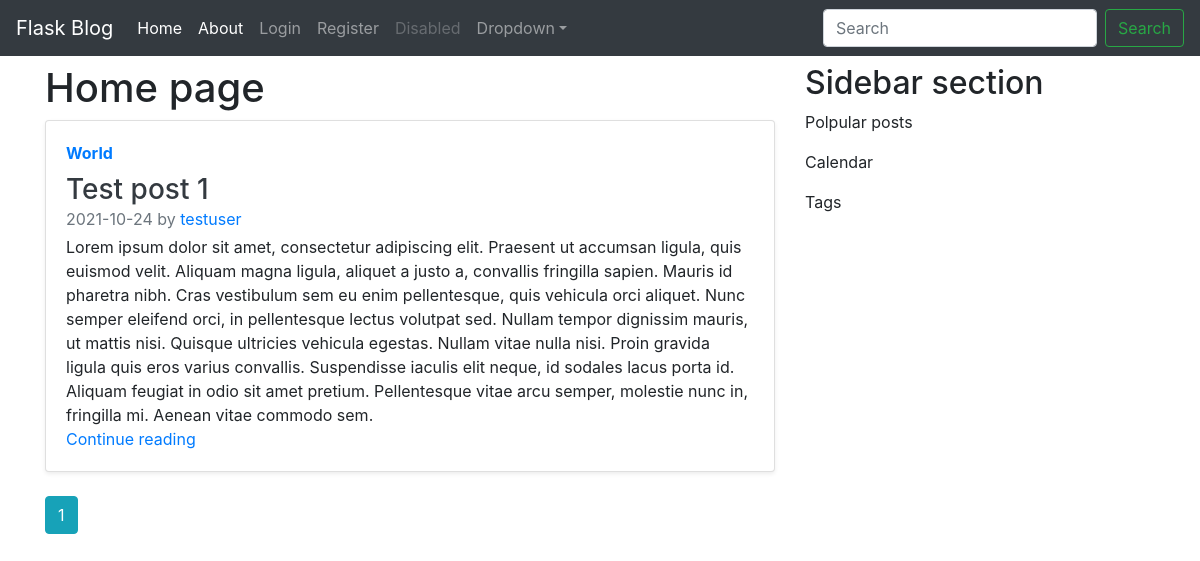
The page /home on the database its author committed.
### flaskblog/models.py (models this page shows, shortened)
class Post(db.Model):
	id = db.Column(db.Integer, primary_key=True)
	title = db.Column(db.String(100), nullable=False)
	date_posted = db.Column(db.DateTime, nullable=False, default=datetime.utcnow)
	content = db.Column(db.Text, nullable=False)
	user_id = db.Column(db.Integer, db.ForeignKey('user.id'), nullable=False)

class User(db.Model, UserMixin):
	id = db.Column(db.Integer, primary_key=True)
	username = db.Column(db.String(20), unique=True, nullable=False)
	email = db.Column(db.String(120), unique=True, nullable=False)
	image_file = db.Column(db.String(20), nullable=False, default='default.jpg')
	password = db.Column(db.String(60), nullable=False)
	post = db.relationship('Post', backref='author', lazy=True)

### flaskblog/main/routes.py (the view)
@main.route('/')
@main.route('/home')
def home():
	page = request.args.get('page', 1, type=int)
	posts = Post.query.order_by(Post.date_posted.desc()).paginate(page=page, per_page=5)
	return render_template('home.html', posts=posts)

### flaskblog/templates/home.html
{% extends 'layout.html' %}
{% block content %}
	<h1>Home page</h1>
	{% for post in posts.items %}
		<div class="card flex-md-row mb-4 shadow-sm h-md-250">
			<div class="card-body d-flex flex-column align-items-start">
				<strong class="d-inline-block mb-2 text-primary">World</strong>
				<h3 class="mb-0">
					<a class="text-dark" href="{{ url_for('posts.post', post_id=post.id) }}">{{ post.title }}</a>
				</h3>
				<div class="mb-1 text-muted">
					{{ post.date_posted.strftime('%Y-%m-%d') }} by
					<a class="mr-2" href="{{ url_for('users.user_post', username=post.author.username) }}">{{ post.author.username }}</a>
				</div>
				<p class="card-text mb-auto">{{ post.content }}</p>
				<a href="{{ url_for('posts.post', post_id=post.id) }}">Continue reading</a>
           </div>
        </div>
	{% endfor %}
	{% for page_num in posts.iter_pages(left_edge=1, right_edge=1, left_current=1, right_current=2) %}
		{% if page_num %}
			{% if posts.page == page_num %}
				<a class="btn btn-info mb-4" href="{{ url_for('main.home', page=page_num) }}">{{ page_num }}</a>
			{% else %}
				<a class="btn btn-outline-info mb-4" href="{{ url_for('main.home', page=page_num) }}">{{ page_num }}</a>
			{% endif %}
		{% else %}
			...
		{% endif %}
	{% endfor %}
{% endblock content %}

### rows shown on the page
Post: title "Test post 1", date_posted "2021-10-24", author.username "testuser", content "Lorem ipsum dolor sit amet, consectetur adipiscing elit. Praesent ut accumsan ligula, quis euismod velit. Aliquam magna ligula, aliquet a justo a, convallis fringilla sapien. Mauris id pharetra nibh. Cras vestibulum sem eu enim pellentesque, quis vehicula orci aliquet. Nunc semper eleifend orci, in pellentesque lectus volutpat sed. Nullam tempor dignissim mauris, ut mattis nisi. Quisque ultricies vehicula egestas. Nullam vitae nulla nisi. Proin gravida ligula quis eros varius convallis. Suspendisse iaculis elit neque, id sodales lacus porta id. Aliquam feugiat in odio sit amet pretium. Pellentesque vitae arcu semper, molestie nunc in, fringilla mi. Aenean vitae commodo sem."

### other values the page prints
{{ page_num }} "1"
